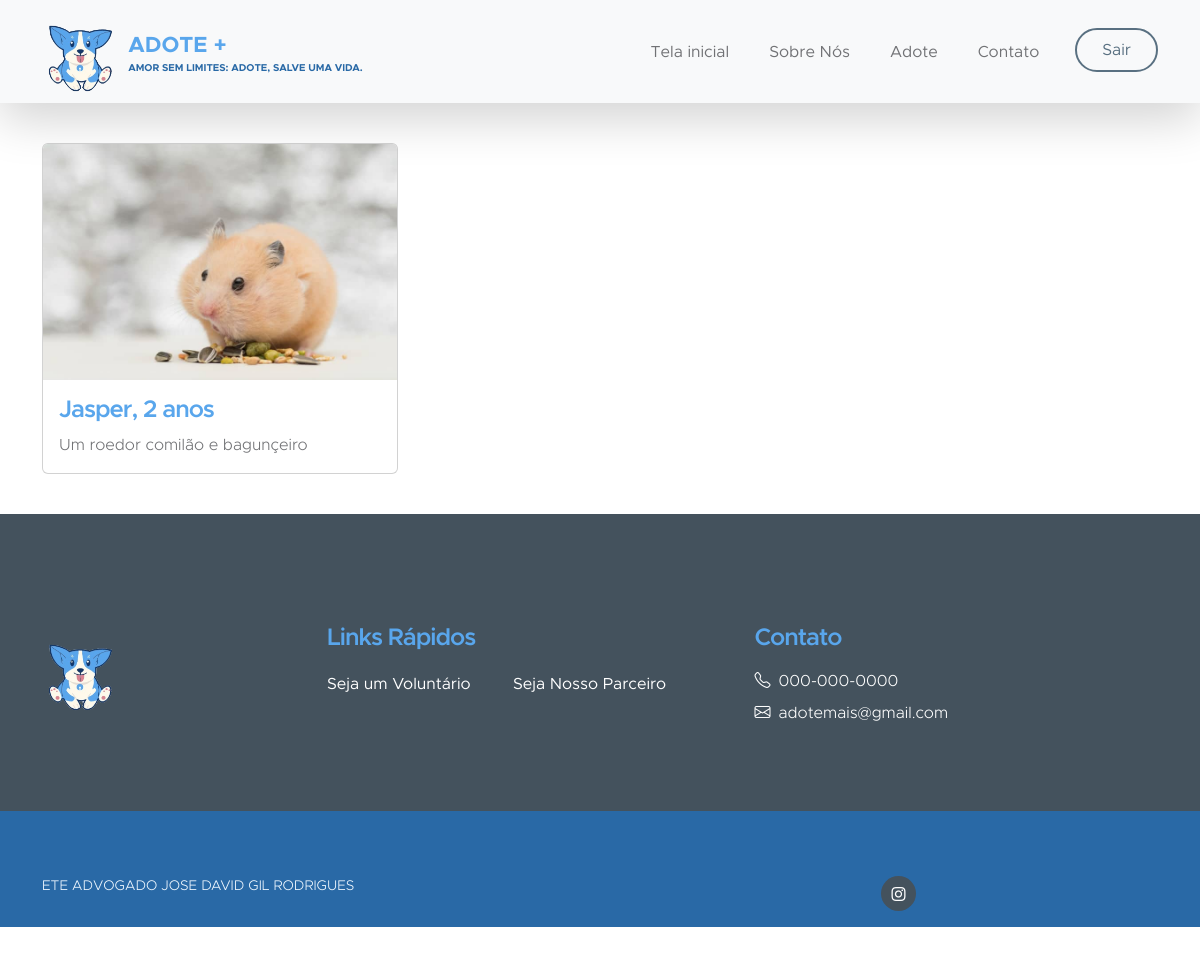
The page /adotar/hamster on the database its author committed.
### app/models/tables.py (models this page shows, shortened)
class Animal(db.Model):
    __tablename__= "animal" #nome da tabela já definida
    id = db.Column(db.Integer, primary_key=True)
    nome = db.Column(db.String(20), nullable=False)
    raca = db.Column(db.String(50), nullable=False)
    especie = db.Column(db.String(50), nullable=False)
    cor = db.Column(db.String(50), nullable=False)
    idade = db.Column(db.Integer, nullable=False)
    descricao = db.Column(db.Text, nullable=False)
    esterilizado = db.Column(db.Boolean)
    foto = db.Column(db.String(200), nullable=False)

### app/controllers/routes.py (the view)
@app.route('/adotar', defaults={'especie' : None})
@app.route('/adotar/<especie>')
def adotar(especie):
    if especie:
        animais = Animal.query.filter_by(especie=especie).all()
    else:
        animais = Animal.query.all()  # Busque todos os animais do banco de dados
    if current_user.is_authenticated:
        return render_template('adotar_logged_in.html', user=current_user, animais=animais)
    return render_template('adotar.html', animais=animais)

### app/templates/adotar.html (shortened to what this page needs)
<!DOCTYPE html>
    <html lang="en">
    <head>
        <link href="{{ url_for('static', filename='css/bootstrap.min.css') }}" rel="stylesheet">
        <link href="{{ url_for('static', filename='css/bootstrap-icons.css') }}" rel="stylesheet">
        <link href="{{ url_for('static', filename='css/index.css') }}" rel="stylesheet">
    </head>
    <body id="section_1">
        <header>
            <nav class="navbar navbar-expand-lg bg-light shadow-lg">
                <div class="container">
                    <a class="navbar-brand" href="/index">
                        <img src="{{ url_for('static', filename='images/logo.png') }}" class="logo img-fluid" alt="Kind Heart Charity">
                        <span>
                            ADOTE +
                            <small>Amor sem limites: adote, salve uma vida.</small>
                        </span>
                    </a>
                    <div class="collapse navbar-collapse" id="navbarNav">
                        <ul class="navbar-nav ms-auto">
                            <li class="nav-item">
                                <a class="nav-link click-scroll" href="/index">Tela inicial</a>
                            </li>
                            <li class="nav-item">
                                <a class="nav-link click-scroll" href="index.html#section_2">Sobre Nós</a>
                            </li>
                            <li class="nav-item">
                                <a class="nav-link click-scroll" href="#section_3">Adote</a>
                            </li>
                            <li class="nav-item">
                                <a class="nav-link click-scroll" href="#section_4">Contato</a>
                            </li>
                            <li class="nav-item ms-3">
                                <a class="nav-link custom-btn custom-border-btn btn" href="/logout">Sair</a>
                            </li>
                        </ul>
                    </div>
                </div>
            </nav>
        </header>
        <div class="container">
            <div class="row">
                {% for animal in animais %}
                    <div class="col-sm-4">
                        <div class="card h-100 d-flex flex-column justify-content-between">
                            <img class="card-img-top" src="{{ url_for('static', filename='uploads/' + animal.foto) }}" alt="{{ animal.nome }}">
                            <div class="card-body">
                                <h5 class="card-title">{{ animal.nome }}, {{ animal.idade }} anos</h5>
                                <p class="card-text">{{ animal.descricao }}</p>
                            </div>
                        </div>
                    </div>
                {% endfor %}
            </div>
        </div>
    <footer class="site-footer">
        <div class="container">
            <div class="row">
                <div class="col-lg-3 col-12 mb-4">
                    <img src="{{ url_for('static', filename='images/logo.png') }}" class="logo img-fluid"alt="">
                </div>
                <div class="col-lg-4 col-md-6 col-12 mb-4">
                    <h5 class="site-footer-title mb-3">Links Rápidos</h5>
                    <ul class="footer-menu">
                        <li class="footer-menu-item"><a href="#" class="footer-menu-link">Seja um Voluntário</a></li>
                        <li class="footer-menu-item"><a href="#" class="footer-menu-link">Seja Nosso Parceiro</a></li>
                    </ul>
                </div>
                <div class="col-lg-4 col-md-6 col-12 mx-auto">
                    <h5 class="site-footer-title mb-3">Contato</h5>
                    <p class="text-white d-flex mb-2">
                        <i class="bi-telephone me-2"></i>
                        <a href="tel: 120-240-9600" class="site-footer-link">000-000-0000</a>
                    </p>
                    <p class="text-white d-flex">
                        <i class="bi-envelope me-2"></i>
                        <a href="mailto:info@yourgmail.com" class="site-footer-link">adotemais@gmail.com</a>
                    </p>
                </div>
            </div>
        </div>
        <div class="site-footer-bottom">
            <div class="container">
                <div class="row">
                    <div class="col-lg-6 col-md-7 col-12">
                        <p class="copyright-text mb-0"> ETE ADVOGADO JOSE DAVID GIL RODRIGUES</p>
                    </div>
                    <div class="col-lg-6 col-md-5 col-12 d-flex justify-content-center align-items-center mx-auto">
                        <ul class="social-icons">
                            <li class="social-icon-item">
                                <a href="#" class="social-icon-link bi-instagram"></a>
                            </li>
                        </ul>
                    </div>
                </div>
            </div>
        </div>
    </footer>
</body>
</html>

### app/static/css/index.css (style rules this page uses)
* { margin:0; padding:0; }
:root { --white-color: #ffffff; --primary-color: #59A6EC; --secondary-color: #2969A6; --section-bg-color: #f0f8ff; --site-footer-bg-color: #44525d; --custom-btn-bg-color: #597081; --custom-btn-bg-hover-color: #59A6EC; --dark-color: #2969A6; --p-color: #717275; --border-color: #e9eaeb; --body-font-family: 'Metropolis', sans-serif; --h1-font-size: 52px; --h2-font-size: 46px; --h3-font-size: 32px; --h4-font-size: 28px; --h5-font-size: 24px; --h6-font-size: 22px; --p-font-size: 16px; --btn-font-size: 18px; --copyright-font-size: 14px; --border-radius-large: 100px; --border-radius-medium: 20px; --border-radius-small: 10px; --font-weight-light: 300; --font-weight-normal: 400; --font-weight-semibold: 600; --font-weight-bold: 700; }
body { background-color: var(--white-color); font-family: var(--body-font-family); }
h2, h3, h4, h5, h6 { color: var(--dark-color); }
h1, h2, h3, h4, h5, h6 { font-weight: var(--font-weight-semibold); letter-spacing: -1px; }
h5 { color: var(--primary-color); font-size: var(--h5-font-size); }
p { color: var(--p-color); font-size: var(--p-font-size); font-weight: var(--font-weight-light); }
ul li { color: var(--p-color); font-size: var(--p-font-size); font-weight: var(--font-weight-normal); }
a, button { touch-action: manipulation; transition: all 0.3s; }
a { color: var(--p-color); text-decoration: none; }
.custom-btn { background: var(--secondary-color); border: 2px solid transparent; border-radius: var(--border-radius-large); color: var(--white-color); font-size: var(--btn-font-size); font-weight: var(--font-weight-normal); line-height: normal; padding: 15px 25px; }
.navbar-expand-lg .navbar-nav .nav-link.custom-btn { color: var(--custom-btn-bg-color); margin-top: 8px; padding: 12px 25px; }
.custom-border-btn { background: transparent; border: 2px solid var(--custom-btn-bg-color); color: var(--primary-color); }
.navbar { background: var(--white-color); z-index: 9; padding-top: 0; padding-bottom: 0; }
.navbar-brand { color: var(--primary-color); font-size: var(--h6-font-size); font-weight: var(--font-weight-bold); }
.navbar-brand span { display: inline-block; vertical-align: middle; }
.navbar-brand small { color: var(--secondary-color); display: block; font-size: 10px; line-height: normal; text-transform: uppercase; }
.logo { width: 80px; height: auto; }
.navbar-expand-lg .navbar-nav .nav-link { margin-right: 0; margin-left: 0; padding: 20px; }
.navbar-nav .nav-link { display: inline-block; color: var(--p-color); font-size: var(--p-font-size); font-weight: var(--font-weight-medium); position: relative; padding-top: 15px; padding-bottom: 15px; }
.site-footer { background-color: var(--site-footer-bg-color); padding-top: 70px; }
.site-footer-bottom { background-color: var(--secondary-color); position: relative; z-index: 2; margin-top: 70px; padding-top: 25px; }
.site-footer-bottom a { color: var(--white-color); }
.site-footer-link { color: var(--white-color); }
.copyright-text { color: var(--section-bg-color); font-size: var(--copyright-font-size); margin-right: 30px; }
.footer-menu { column-count: 2; margin: 0; padding: 0; }
.footer-menu-item { list-style: none; display: block; }
.footer-menu-link { font-size: var(--p-font-size); color: var(--white-color); display: inline-block; vertical-align: middle; margin-right: 10px; margin-bottom: 0px; }
.social-icon-item { list-style: none; display: inline-block; vertical-align: top; }
.social-icon-link { background: var(--site-footer-bg-color); border-radius: var(--border-radius-large); color: var(--white-color); font-size: var(--copyright-font-size); display: block; margin-right: 5px; text-align: center; width: 35px; height: 35px; line-height: 38px; }

### app/templates/adotar.html (style rules this page uses)
.row { margin-top: 40px; margin-bottom: 40px; }

### rows shown on the page
Animal: foto (picture), nome "Jasper", idade "2", descricao "Um roedor comilão e bagunçeiro"
